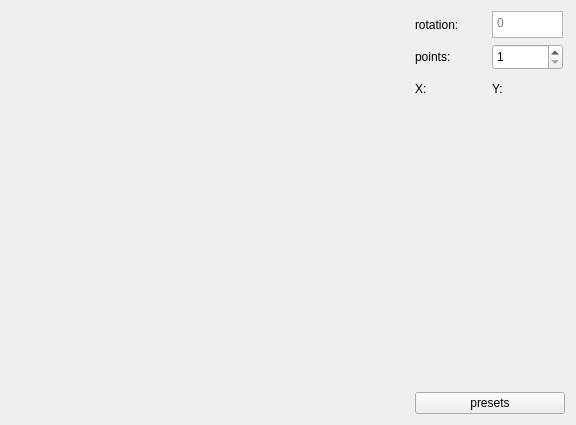
<?xml version="1.0" encoding="UTF-8"?>
<ui version="4.0">
    <class>PolygonPreview</class>
    <widget class="QWidget" name="PolygonPreview">
        <property name="geometry">
            <rect>
                <x>0</x>
                <y>0</y>
                <width>576</width>
                <height>425</height>
            </rect>
        </property>
        <property name="windowTitle">
            <string>Advanced</string>
        </property>
        <layout class="QGridLayout" name="gridLayout">
            <item row="1" column="4">
                <layout class="QGridLayout" name="mainLayout">
                    <item row="2" column="1">
                        <widget class="QSpinBox" name="spinBox">
                            <property name="sizePolicy">
                                <sizepolicy hsizetype="Fixed" vsizetype="Fixed">
                                    <horstretch>0</horstretch>
                                    <verstretch>0</verstretch>
                                </sizepolicy>
                            </property>
                            <property name="minimumSize">
                                <size>
                                    <width>71</width>
                                    <height>26</height>
                                </size>
                            </property>
                            <property name="maximumSize">
                                <size>
                                    <width>71</width>
                                    <height>27</height>
                                </size>
                            </property>
                            <property name="minimum">
                                <number>1</number>
                            </property>
                            <property name="maximum">
                                <number>9</number>
                            </property>
                        </widget>
                    </item>
                    <item row="2" column="0">
                        <widget class="QLabel" name="points">
                            <property name="sizePolicy">
                                <sizepolicy hsizetype="Fixed" vsizetype="Fixed">
                                    <horstretch>0</horstretch>
                                    <verstretch>0</verstretch>
                                </sizepolicy>
                            </property>
                            <property name="minimumSize">
                                <size>
                                    <width>71</width>
                                    <height>26</height>
                                </size>
                            </property>
                            <property name="maximumSize">
                                <size>
                                    <width>71</width>
                                    <height>26</height>
                                </size>
                            </property>
                            <property name="text">
                                <string>points:</string>
                            </property>
                        </widget>
                    </item>
                    <item row="3" column="1">
                        <widget class="QLabel" name="Y">
                            <property name="minimumSize">
                                <size>
                                    <width>71</width>
                                    <height>26</height>
                                </size>
                            </property>
                            <property name="maximumSize">
                                <size>
                                    <width>71</width>
                                    <height>26</height>
                                </size>
                            </property>
                            <property name="text">
                                <string>Y:</string>
                            </property>
                        </widget>
                    </item>
                    <item row="3" column="0">
                        <widget class="QLabel" name="X">
                            <property name="minimumSize">
                                <size>
                                    <width>71</width>
                                    <height>26</height>
                                </size>
                            </property>
                            <property name="maximumSize">
                                <size>
                                    <width>71</width>
                                    <height>26</height>
                                </size>
                            </property>
                            <property name="text">
                                <string>X:</string>
                            </property>
                        </widget>
                    </item>
                    <item row="1" column="0">
                        <widget class="QLabel" name="rotation">
                            <property name="text">
                                <string>rotation:</string>
                            </property>
                        </widget>
                    </item>
                    <item row="1" column="1">
                        <widget class="QTextEdit" name="editRotation">
                            <property name="maximumSize">
                                <size>
                                    <width>71</width>
                                    <height>27</height>
                                </size>
                            </property>
                            <property name="placeholderText">
                                <string>0</string>
                            </property>
                        </widget>
                    </item>
                </layout>
            </item>
            <item row="2" column="4">
                <spacer name="horizontalSpacer_2">
                    <property name="orientation">
                        <enum>Qt::Horizontal</enum>
                    </property>
                    <property name="sizeType">
                        <enum>QSizePolicy::Fixed</enum>
                    </property>
                    <property name="sizeHint" stdset="0">
                        <size>
                            <width>150</width>
                            <height>20</height>
                        </size>
                    </property>
                </spacer>
            </item>
            <item row="1" column="0">
                <spacer name="horizontalSpacer_3">
                    <property name="orientation">
                        <enum>Qt::Horizontal</enum>
                    </property>
                    <property name="sizeHint" stdset="0">
                        <size>
                            <width>40</width>
                            <height>20</height>
                        </size>
                    </property>
                </spacer>
            </item>
            <item row="1" column="1">
                <spacer name="horizontalSpacer">
                    <property name="orientation">
                        <enum>Qt::Horizontal</enum>
                    </property>
                    <property name="sizeHint" stdset="0">
                        <size>
                            <width>40</width>
                            <height>20</height>
                        </size>
                    </property>
                </spacer>
            </item>
            <item row="4" column="4">
                <widget class="QPushButton" name="buttonPresets">
                    <property name="text">
                        <string>presets</string>
                    </property>
                </widget>
            </item>
            <item row="3" column="4">
                <spacer name="verticalSpacer">
                    <property name="orientation">
                        <enum>Qt::Vertical</enum>
                    </property>
                    <property name="sizeHint" stdset="0">
                        <size>
                            <width>10</width>
                            <height>40</height>
                        </size>
                    </property>
                </spacer>
            </item>
            <item row="1" column="3">
                <spacer name="horizontalSpacer_5">
                    <property name="orientation">
                        <enum>Qt::Horizontal</enum>
                    </property>
                    <property name="sizeHint" stdset="0">
                        <size>
                            <width>40</width>
                            <height>20</height>
                        </size>
                    </property>
                </spacer>
            </item>
            <item row="1" column="2">
                <spacer name="horizontalSpacer_4">
                    <property name="orientation">
                        <enum>Qt::Horizontal</enum>
                    </property>
                    <property name="sizeHint" stdset="0">
                        <size>
                            <width>40</width>
                            <height>20</height>
                        </size>
                    </property>
                </spacer>
            </item>
        </layout>
    </widget>
    <resources/>
    <connections/>
</ui>
